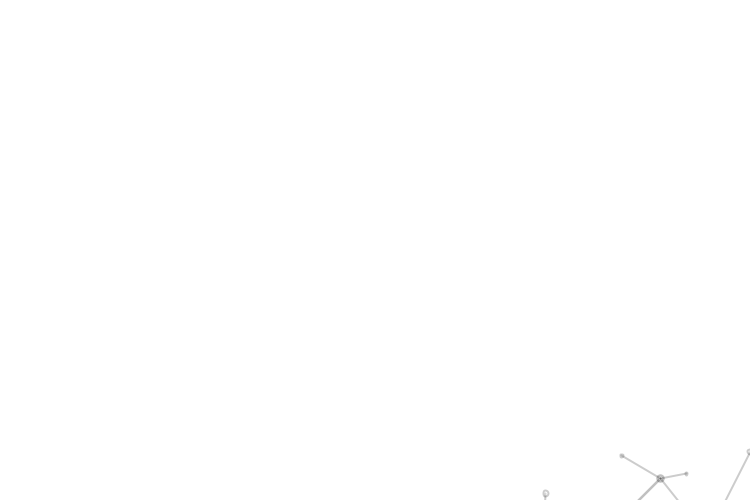
Frame 1 (no input)
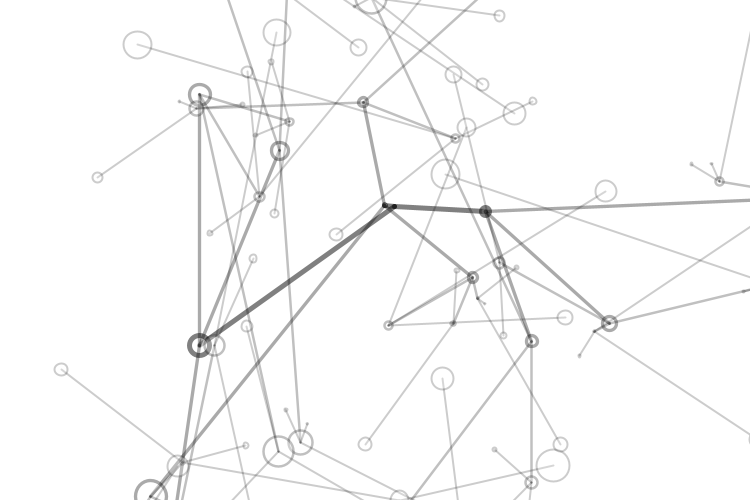
Frame 60 (the mouse pressed at the canvas centre just before this capture)
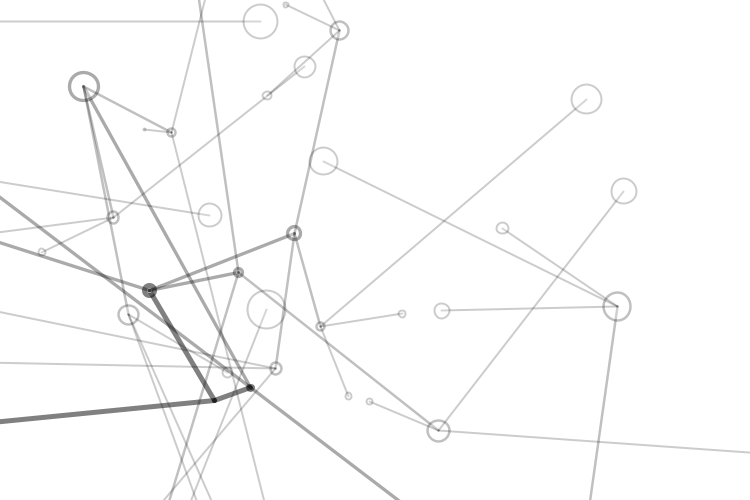
Frame 120 (the mouse held since frame 60 and released just before this capture)

The Processing sketch that drew these frames (run headless with seeded random() and noise(); from frame 60 on, the mouse is pressed at the canvas centre):

// Processing sketch: p8_3
// ── p8_3.pde
/**
* フラクタル木？振り子みたいなもの
*/
int _numChildren = 3;
int _maxLevels = 5;

Branch _trunck;// 幹

void setup() {
    size(750, 500);
    background(255);
    noFill();
    smooth();
    newTree();
}

void newTree() {
    _trunck = new Branch(1, 0, width / 2, height / 2);
    _trunck.drawMe();
}

void draw() {
    background(255);
    _trunck.updateMe(width / 2, height / 2);
    _trunck.drawMe();
}

class Branch {
    float level, index;
    float x, y;
    float endX, endY;
    
    float strokeW, alpha;
    float len, lenChange;
    float rot, rotChange;
    
    Branch[] children = new Branch[0];
    
    Branch(float lev, float idx, float ex, float why) {
        level = lev;
        index = idx;
        
        strokeW = (1 / level) * 10; // 末端ほど細く
        alpha = 255 / level; // 末端ほど薄く
        len = (1 / level) * random(500); //　末端ほど短く
        rot = random(360);
        lenChange = random(10) - 5;
        rotChange = random(10) - 5;
        updateMe(ex, why);
        
        if (level < _maxLevels) {
            // 子を作る
            children = new Branch[_numChildren];
            for (int x = 0; x < _numChildren; x++) {
                children[x] = new Branch(level + 1, x, endX, endY);
            }
        }
    }
    
    void updateMe(float ex, float why) {
        x = ex;
        y = why;
        
        rot += rotChange; //回転を増やす
        if (rot > 360) rot = 0;
        if (rot < 0) rot = 360;
        
        len -= lenChange; //長さを増やす？本当か？
        if (len < 0) lenChange *= -1;
        if (len > 500) lenChange *= -1;
        
        float radian = radians(rot);
        endX = x + len * cos(radian);
        endY = y + len * sin(radian);
        
        for (int i = 0; i < children.length; i++) {
            children[i].updateMe(endX, endY);
        }
    }
    
    void drawMe() {
        if(level > 1){// 幹を描かない
            strokeWeight(strokeW);
            stroke(0, alpha);
            fill(255, alpha);
            line(x, y, endX, endY);
            ellipse(endX, endY, len / 12, len / 12);
        }
        for (int i = 0; i < children.length; i++) {
            children[i].drawMe();
        }
    }
}
